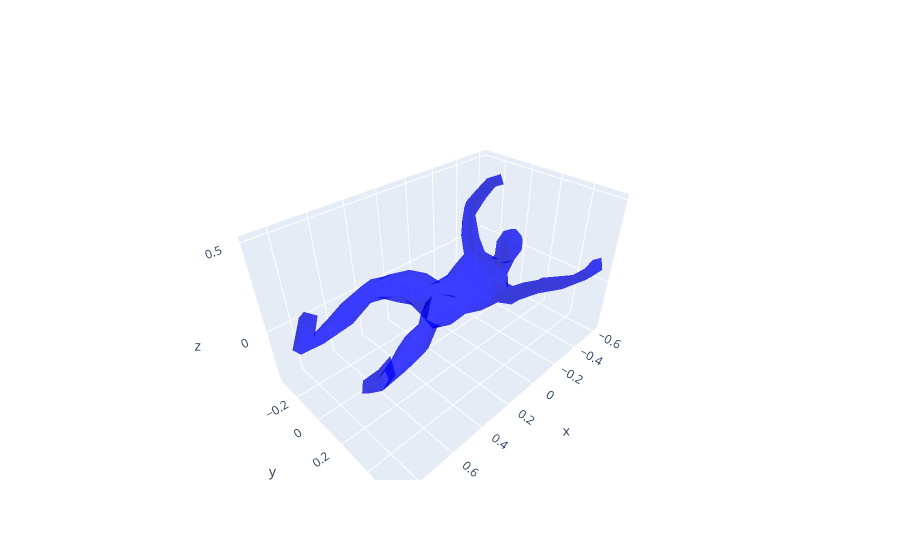

The cell this chart's notebook holds for it:
### Code cell
mesh_trace = go.Mesh3d(x=vertices[:,0], y=vertices[:,1], z=vertices[:,2], i=faces[:,0], j=faces[:,1], k=faces[:,2], color='blue', opacity=0.50)
layout = go.Layout(scene=dict(aspectmode="data"))
fig = go.Figure(data=mesh_trace, layout=layout)
fig.show()

### Figure 1 — Plotly figure (JSON) as saved in the notebook; plotly's stock layout.template omitted (floating-point values rounded to 4 significant figures; data arrays with more than 128 entries replaced by an {"elided": "..."} marker saying what was removed)
{"data": [{"color": "blue", "i": {"elided": "500 int values"}, "j": {"elided": "500 int values"}, "k": {"elided": "500 int values"}, "opacity": 0.5, "type": "mesh3d", "x": {"elided": "252 float values"}, "y": {"elided": "252 float values"}, "z": {"elided": "252 float values"}}], "layout": {"scene": {"aspectmode": "data"}}}
